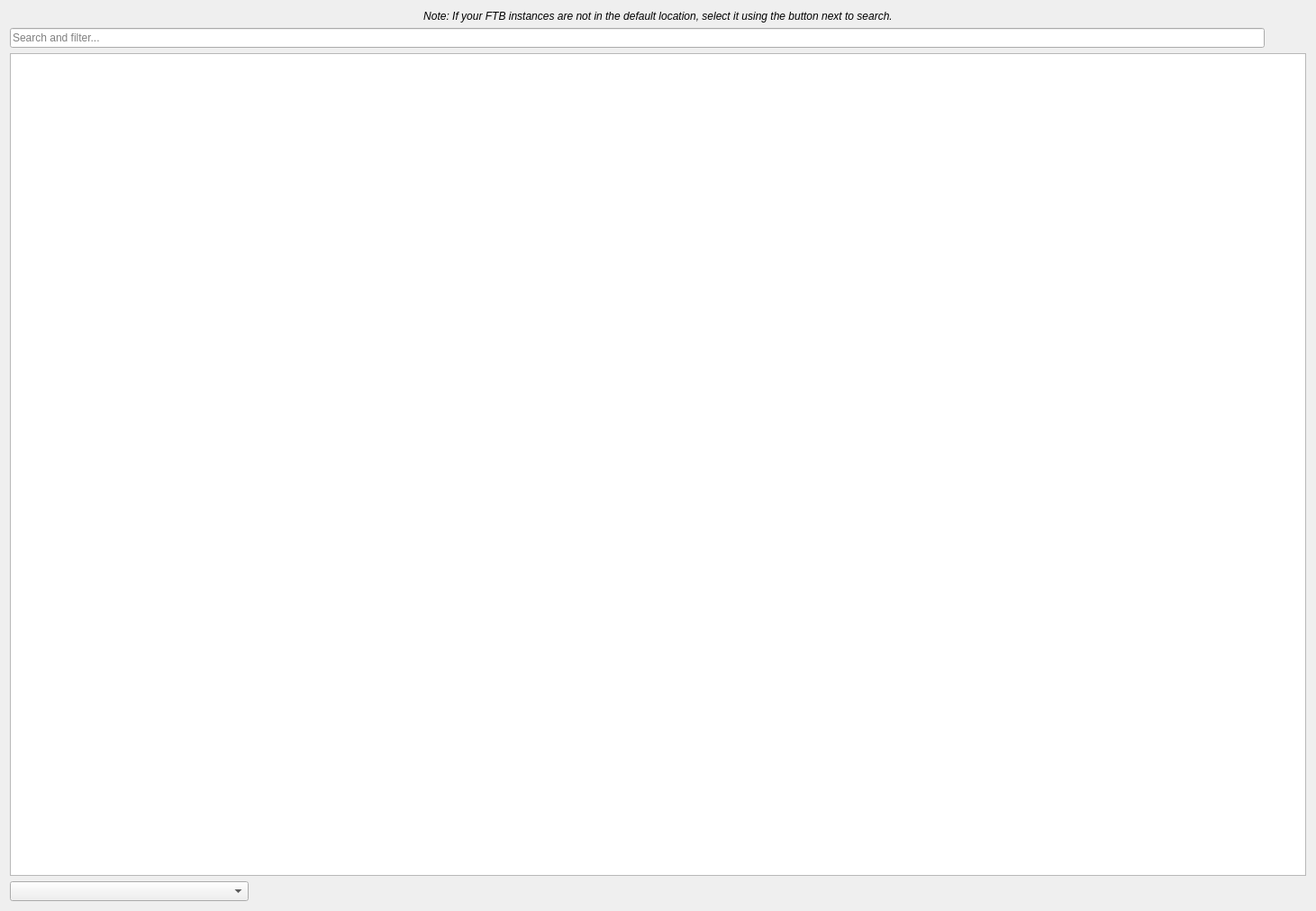
<?xml version="1.0" encoding="UTF-8"?>
<ui version="4.0">
 <class>FTBImportAPP::ImportFTBPage</class>
 <widget class="QWidget" name="FTBImportAPP::ImportFTBPage">
  <property name="geometry">
   <rect>
    <x>0</x>
    <y>0</y>
    <width>1461</width>
    <height>1011</height>
   </rect>
  </property>
  <layout class="QVBoxLayout" name="verticalLayout">
   <item>
    <widget class="QLabel" name="label">
     <property name="font">
      <font>
       <italic>true</italic>
      </font>
     </property>
     <property name="text">
      <string>Note: If your FTB instances are not in the default location, select it using the button next to search.</string>
     </property>
     <property name="alignment">
      <set>Qt::AlignCenter</set>
     </property>
    </widget>
   </item>
   <item>
    <layout class="QHBoxLayout" name="horizontalLayout">
     <item>
      <widget class="QLineEdit" name="searchEdit">
       <property name="placeholderText">
        <string>Search and filter...</string>
       </property>
       <property name="clearButtonEnabled">
        <bool>true</bool>
       </property>
      </widget>
     </item>
     <item>
      <widget class="QPushButton" name="browseButton">
       <property name="toolTip">
        <string>Select FTBApp instances directory</string>
       </property>
       <property name="text">
        <string/>
       </property>
       <property name="icon">
        <iconset theme="viewfolder">
         <normaloff>.</normaloff>.</iconset>
       </property>
       <property name="flat">
        <bool>true</bool>
       </property>
      </widget>
     </item>
    </layout>
   </item>
   <item>
    <widget class="QTreeView" name="modpackList">
     <property name="verticalScrollMode">
      <enum>QAbstractItemView::ScrollPerPixel</enum>
     </property>
     <property name="maximumSize">
      <size>
       <width>16777215</width>
       <height>16777215</height>
      </size>
     </property>
    </widget>
   </item>
   <item>
    <layout class="QHBoxLayout" name="horizontalLayout_2">
     <item>
      <widget class="QComboBox" name="sortByBox">
       <property name="minimumSize">
        <size>
         <width>265</width>
         <height>0</height>
        </size>
       </property>
      </widget>
     </item>
     <item>
      <spacer name="horizontalSpacer">
       <property name="orientation">
        <enum>Qt::Horizontal</enum>
       </property>
       <property name="sizeHint" stdset="0">
        <size>
         <width>40</width>
         <height>20</height>
        </size>
       </property>
      </spacer>
     </item>
    </layout>
   </item>
  </layout>
 </widget>
 <resources/>
 <connections/>
</ui>
